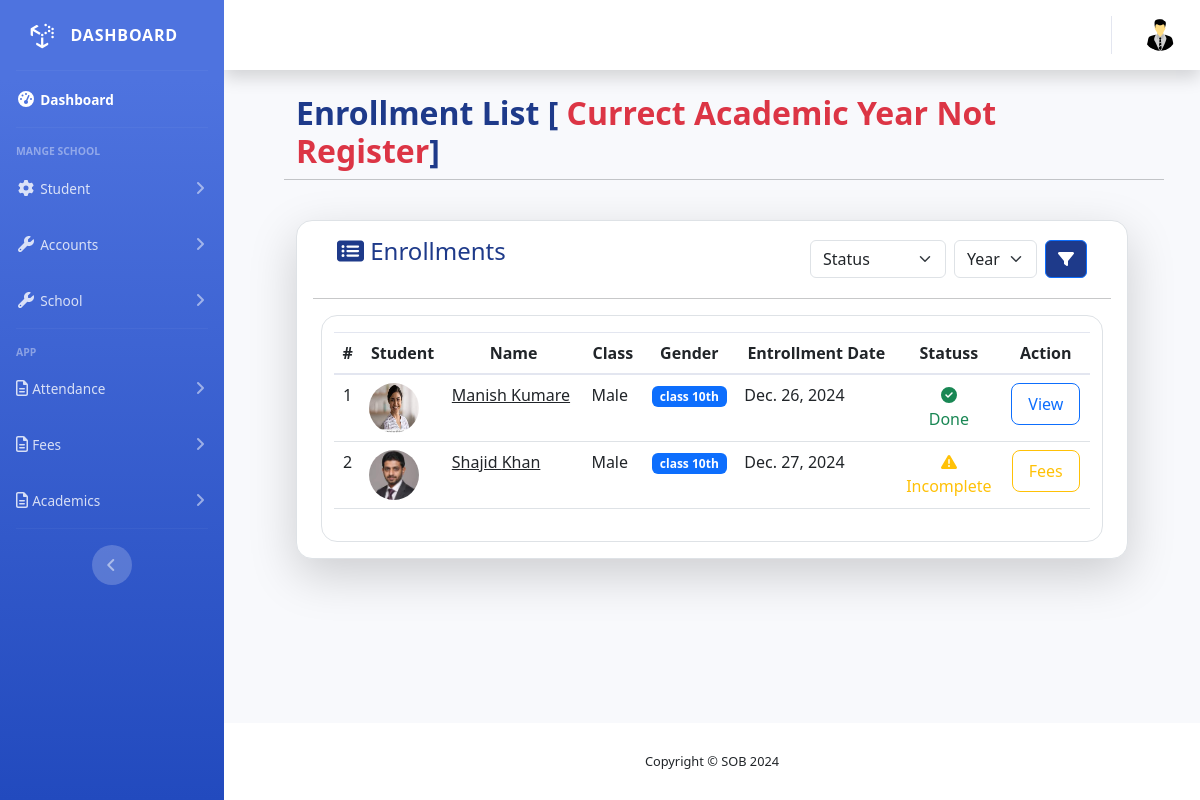
The app's page /student/dashboard with its own data.
### student/models.py (models this page shows, shortened)
class Enrollment(models.Model):
    student = models.ForeignKey(Student, on_delete=models.CASCADE, related_name='enrollments')
    academic_year = models.ForeignKey(AcademicYear, on_delete=models.CASCADE, related_name='enrollments')
    standard = models.ForeignKey(Class, on_delete=models.CASCADE, related_name='enrollments')
    enrollment_date = models.DateField(auto_now_add=True)
    cancel_enroll = models.BooleanField(default=False)
    class Meta:
        unique_together = ('student','academic_year')

class Student(models.Model):
    user = models.OneToOneField(User, on_delete=models.CASCADE, related_name='student', null=True, blank=True)
    first_name = models.CharField(max_length=100)
    last_name = models.CharField(max_length=100)
    date_of_birth = models.DateField()
    gender = models.CharField(max_length=10, choices=[('male', 'Male'), ('female', 'Female')])
    adhar_number = models.CharField(
        max_length=12,  # Ensures the field allows a maximum of 12 characters
        validators=[RegexValidator(r'^\d{12}$', message="Aadhar number must be exactly 12 digits.")],
        unique=True,  # Enforces uniqueness in the database
        verbose_name="Aadhar Number"
    )
    religion = models.CharField(max_length=50, choices=RELIGION_CHOICES)
    photo = models.ImageField(upload_to='student_photos/', blank=True, null=True, verbose_name="Student Photo", help_text="Upload a valid image file (JPG, PNG, etc.) not exceeding 500 KB.", height_field=None, width_field=None)
    profile_creation_date = models.DateField(auto_now_add=True)
    last_school_name = models.CharField(max_length=255)
    last_class_attended = models.CharField(max_length=100)
    examination_board = models.CharField(max_length=100)
    percentage_or_grade = models.CharField(max_length=50)  # Can store percentage or grade
    leaving_certificate_date = models.DateField(null=True, blank=True)
    leaving_certificate_number = models.CharField(max_length=100)
    nationality = models.CharField(max_length=10, choices=[('in', 'India'), ('o', 'Other')])
    residential_address = models.TextField(max_length=70)
    residential_city = models.CharField(max_length=100)
    residential_state = models.CharField(max_length=100 , choices=INDIAN_STATES)
    residential_pin_code = models.CharField(max_length=6, validators=[RegexValidator(r'^\d{6}$')])
    permanent_address = models.TextField(max_length=70)
    permanent_city = models.CharField(max_length=100)
    permanent_state = models.CharField(max_length=100, choices=INDIAN_STATES)
    permanent_pin_code = models.CharField(max_length=6, validators=[RegexValidator(r'^\d{6}$')])
    local_guardian_name = models.CharField(max_length=100, null=True, blank=True)
    local_guardian_mobile = models.CharField(max_length=15, null=True, blank=True)
    local_guardian_address = models.TextField(null=True, blank=True)
    local_guardian_health_problem = models.TextField(null=True, blank=True)
    relation_to_guardian = models.CharField(max_length=50, blank=True, null=True, help_text="Relation to the guardian, e.g. Uncle, Aunt")
    father_name = models.CharField(max_length=100)
    father_age = models.IntegerField(null=True, blank=True)
    father_education = models.CharField(max_length=100, null=True, blank=True)
    father_occupation = models.CharField(max_length=100, null=True, blank=True)
    father_organisation = models.CharField(max_length=100, null=True, blank=True)
    father_designation = models.CharField(max_length=100,null=True, blank=True)
    father_languages_known = models.CharField(max_length=200, null=True, blank=True)
    father_mobile_number = models.CharField(max_length=10)
    father_email = models.EmailField(null=True, blank=True)
    father_phone = models.CharField(max_length=20, null=True, blank=True)
    father_annual_income = models.DecimalField(max_digits=12, decimal_places=2,null=True, blank=True)
    mother_name = models.CharField(max_length=100)
    mother_age = models.IntegerField(null=True, blank=True)
    mother_education = models.CharField(max_length=100,null=True, blank=True)
    mother_occupation = models.CharField(max_length=100,null=True, blank=True)
    mother_organisation = models.CharField(max_length=100,null=True, blank=True)
    mother_designation = models.CharField(max_length=100,null=True, blank=True)
    mother_languages_known = models.CharField(max_length=200, null=True, blank=True)
    mother_mobile_number = models.CharField(max_length=10)
    mother_email = models.EmailField(null=True, blank=True)
    mother_phone = models.CharField(max_length=20,null=True, blank=True)
    mother_annual_income = models.DecimalField(max_digits=12, decimal_places=2,null=True, blank=True)

### core/models.py (models this page shows)
class Class(models.Model):
    name = models.CharField(max_length=50, help_text="Class 1st etc...")
    section = models.CharField(max_length=1, choices=LETTER_CHOICES,null=True, blank=True)
    alias = models.CharField(max_length=20, null=True, blank=True)
    user = models.ForeignKey(User, on_delete=models.SET_NULL, null=True, blank=True,related_name='class_teacher_of', limit_choices_to={'user_type': 'T'}, verbose_name="Class Teacher")
    total_students = models.PositiveIntegerField(default=0)
    class_monitor_boy = models.ForeignKey(User, on_delete=models.SET_NULL, null=True, blank=True, related_name='monitor_boy_of', limit_choices_to={'user_type': 'STU'},)
    class_monitor_girl = models.ForeignKey(User, on_delete=models.SET_NULL, null=True, blank=True, related_name='monitor_girl_of', limit_choices_to={'user_type': 'STU'},)
    subjects = models.ManyToManyField(Subject, related_name='classes')
    history = HistoricalRecords()
    def __str__(self):
        return f"{self.name} {self.section or ''}"

### student/views.py (the view)
# urls.py: path('dashboard', EnrollmentDashboardView.as_view(), name='enrollment-dashboard'), #enrollment dashboard
class EnrollmentDashboardView(ListView):
    model = Enrollment
    template_name = 'enrollment/enrollment_dashboard.html'
    context_object_name = 'enrollments'

### student/templates/student/enrollment_list.html (shortened to what this page needs)
{% extends "base.html" %}
{% load static %}
{% block head %}
<link rel="stylesheet" href="https://cdnjs.cloudflare.com/ajax/libs/twitter-bootstrap/5.3.0/css/bootstrap.min.css">
<link rel="stylesheet" href="https://cdn.datatables.net/2.1.8/css/dataTables.bootstrap5.css">
{% endblock head %}
{% block main %}
<div class="row mx-1 mx-md-4 mx-lg-5">
        <div class="d-flex justify-content-between align-items-center">
          <h2 class="fw-bold text-start" style="color:#1E3A8A;">Enrollment List [{% if request.GET.ay %}{{request.GET.ay}}{% elif active_academic_year %}{{active_academic_year}}{% else %} <span class="text-danger">Currect Academic Year Not Register</span>{% endif %}]</h2>
        </div>
        <hr>
      <div class="col mt-4">
            <div class="card border rounded-4 shadow-lg responsive-table">
              <div class="card-body">
                <div class="d-flex align-items-center justify-content-between mb-3 mx-4 flex-column flex-sm-row">
                  <h4 class="text-center mb-3" style="color:#1E3A8A;">
                    <i class="fas fa-list-alt"></i> Enrollments
                  </h4>
                  <form action="" method="get" class="d-flex w-auto">
                    <div class="me-2 d-flex flex-column">
                      <select class="form-select" id="class-filter" name="search">
                        <option selected value="no-select">Status</option>
                      </select>
                    </div>
                    <div class="me-2 d-flex flex-column">
                      <select class="form-select" id="class-filter" name="ay">
                        <option selected value="no-select">Year</option>
                      </select>
                    </div>
                    <button type="submit" id="filter-btn" class="btn btn-primary" style="background-color:#1E3A8A;">
                      <i class="fa-solid fa-filter"></i>
                    </button>
                  </form>
                </div>
                <hr>
                <div class="row border rounded-4 mx-lg-2 mx-1">
                  <div class="col-12">
                    <div class="table-responsive my-3">
                      <table id="enrollTable" class="table" style="width:100%">
                          <thead>
                            <tr class="text-center">
                                <th class="text-center">#</th>
                                <th class="text-center">Student</th>
                                <th class="text-center">Name</th>
                                <th class="text-center">Class</th>
                                <th class="text-center">Gender</th>
                                <th class="text-center">Entrollment Date</th>
                                <th class="text-center">Statuss</th>
                                <th class="text-center">Action</th>
                            </tr>
                        </thead>
                        <tbody>
                          {% for enroll in enrollments %}
                            <tr style="background-color: #eb0000 !important;">
                              <td class="text-center" >{{forloop.counter}}</td>
                                <td>
                                    {% if enroll.student.photo %}
                                    <img src="{{enroll.student.photo.url}}" alt="" class="avatar-sm rounded-circle me-2" style="width: 50px; height: 50px;"/>
                                    {% else %}
                                    <img src="{% static "core/img/profile.png" %}" alt="" class="avatar-sm rounded-circle me-2" style="width: 50px; height: 50px;"/>
                                    {% endif %}
                                </td>
                                <td><a href="{% url "student-detail" enroll.student.id %}" class="text-body">{{enroll.student.first_name|capfirst}} {{enroll.student.last_name|capfirst}}</a></td>
                                <td>{{enroll.student.gender|capfirst }}</td>
                                <td class="text-center"><span class="badge text-bg-primary">{{enroll.standard}}</span></td>
                                <td>{{enroll.enrollment_date}}</td>
                                <td class="text-center">
                                  {% if enroll.cancel_enroll %}
                                    <i class="fa-solid fa-circle-xmark text-danger"></i> <br>
                                    <span class="text-danger">Canceled</span>
                                  {% elif not enroll.fees_collection %}
                                  <i class="fa-solid fa-triangle-exclamation text-warning"></i><br>
                                  <span class="text-warning">Incomplete</span>
                                  {% else %}
                                  <i class="fa-solid fa-circle-check text-success"></i><br>
                                    <span class="text-success">Done</span>
                                  {% endif %}
                                </td>
                                <td class="text-center">
                                  {% if not enroll.fees_collection %}
                                  <a href="{% url "enroll_step4" enroll.id %}" class="btn btn-outline-warning px-3 py-2 rounded-3 font-size-16" type="button"> Fees </a>
                                  {% else %}
                                  <a href="{% url "enrollment-detail" enroll.id %}" class="btn btn-outline-primary px-3 py-2 rounded-3 font-size-16" type="button"> View </a>
                                  {% endif %}
                                </td>
                            </tr>
                          {% endfor %}
                        </tbody>
                      </table>
                    </div>
                  </div>
                </div>
              </div>
            </div>
      </div>
</div>
{% endblock main %}

### records on screen
Enrollment: student.photo (picture), student.first_name "Manish", student.last_name "Kumare", student.gender "Male", standard "class 10th", enrollment_date "Dec. 26, 2024", cancel_enroll False (drawn), shows "View"
Enrollment: student.photo (picture), student.first_name "Shajid", student.last_name "Khan", student.gender "Male", standard "class 10th", enrollment_date "Dec. 27, 2024", cancel_enroll False (drawn), shows "Fees"
